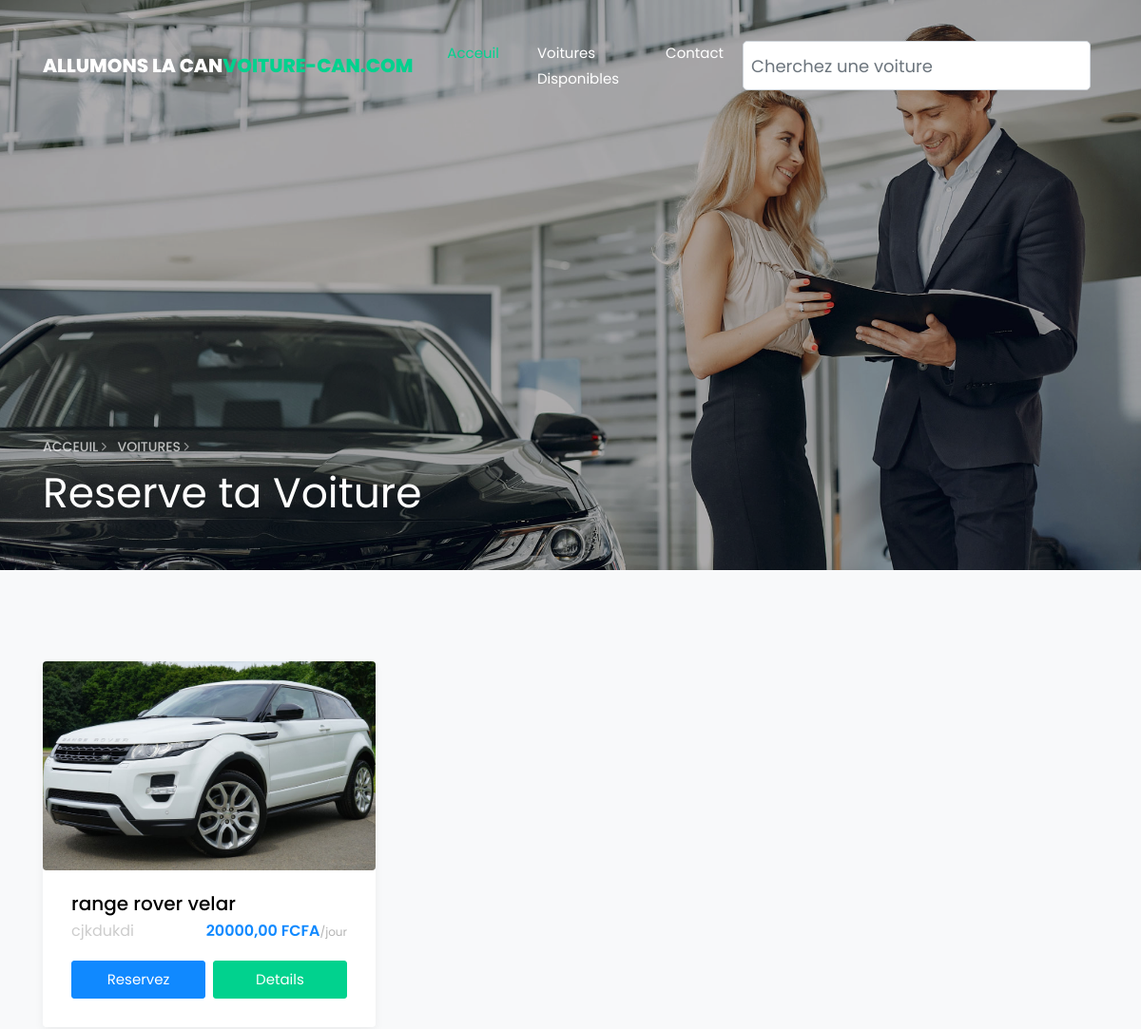
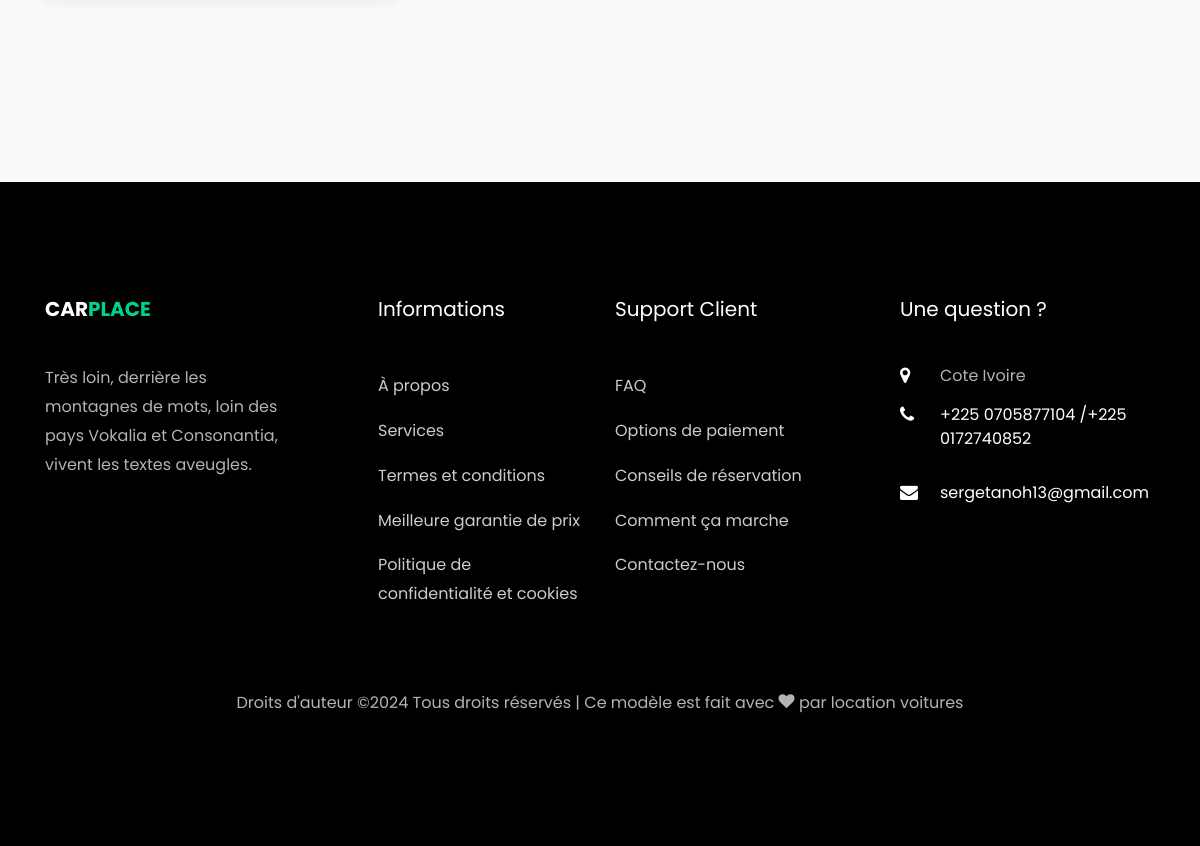
Screenshot of /voitures/ with the database file from the repository (2 pictures, top to bottom).
### charo/models.py (models this page shows, shortened)
class Article(models.Model):# forcement heriter de la classe models.model qui est un module python
    user=models.ForeignKey(User,on_delete=models.CASCADE,null=True)
    nom=models.CharField(max_length=50,default="non name") # le titre qui sera en chaine de caractere et qui à pour taille 50
    Category=models.ForeignKey(category,on_delete=models.CASCADE) # la clee etrangere  puis cascade pour la supression de toutes les articles d'une categories
    description=models.TextField() # la description aura comme type texte
    kilometrage=models.CharField(max_length=50,default="1")
    transmission=models.CharField(max_length=50,default="1")
    carburant=models.CharField(max_length=100,default="1")
    prix = models.DecimalField(default=0.0, max_digits=10, decimal_places=2)
    image1=models.ImageField(blank=True) # on declare notre image de type image
    image2=models.ImageField(null=True,blank=True) # on declare notre image de type image
    image3=models.ImageField(null=True,blank=True) # on declare notre image de type image
    created_at=models.DateTimeField(auto_now_add=True)# veut dire de mettre la date actuel  lorsqu'on ajoute un element
    updated_at=models.DateTimeField(auto_now=True)

### charo/views.py (the view)
# urls.py: path("voitures/",voiture_dispo,name="voiture_dispo"),
def voiture_dispo(request):
    list_article=Article.objects.all() # tu recupere tout les objets de la classe article pour mettre dans list_article
    context={"liste_articles":list_article}
    return render(request,"car.html",context)

### charo/templates/car.html (shortened to what this page needs)
{%extends 'base.html' %}
{% load static %}
{% block content %}
<section class="hero-wrap hero-wrap-2 js-fullheight" style="background-image: url('{% static 'images/bg_3.jpg' %}')" data-stellar-background-ratio="0.5">
    <div class="overlay"></div>
    <div class="container">
      <div class="row no-gutters slider-text js-fullheight align-items-end justify-content-start">
        <div class="col-md-9 ftco-animate pb-5">
            <p class="breadcrumbs"><span class="mr-2"><a href="index.html">Acceuil <i class="ion-ios-arrow-forward"></i></a></span> <span>Voitures <i class="ion-ios-arrow-forward"></i></span></p>
          <h1 class="mb-3 bread">Reserve ta Voiture</h1>
        </div>
      </div>
    </div>
  </section>
      <section class="ftco-section bg-light">
      <div class="container">
          <div class="row">
            {% for article in liste_articles %}
              <div class="col-md-4">
                  <div class="car-wrap rounded ftco-animate">
                      <div class="img rounded d-flex align-items-end" style="background-image: url({{article.image1.url}});">
                      </div>
                      <div class="text">
                          <h2 class="mb-0"><a href="car-single.html">{{article.nom}}</a></h2>
                          <div class="d-flex mb-3">
                              <span class="cat">{{article.description}}</span>
                              <p class="price ml-auto">{{article.prix}} FCFA<span>/jour</span></p>
                          </div>
                          <p class="d-flex mb-0 d-block"><a href="#" class="btn btn-primary py-2 mr-1">Reservez</a> <a href="{% url 'detail' article.id %}" class="btn btn-secondary py-2 ml-1">Details</a></p>
                      </div>
                  </div>
              </div>
              {% endfor %}
          </div>
      </div>
  </section>
{% endblock %}

### charo/templates/base.html (shortened to what this page needs)
<!DOCTYPE html>
{%load static %}
<html lang="en">
<head>
    <link rel="stylesheet" href="{% static 'css/open-iconic-bootstrap.min.css' %}">
    <link rel="stylesheet" href="{% static 'css/animate.css' %}">
    <link rel="stylesheet" href="{% static 'css/owl.carousel.min.css' %}">
    <link rel="stylesheet" href="{% static 'css/owl.theme.default.min.css' %}">
    <link rel="stylesheet" href="{% static 'css/magnific-popup.css' %}">
    <link rel="stylesheet" href="{% static 'css/aos.css' %}">
    <link rel="stylesheet" href="{% static 'css/ionicons.min.css' %}">
    <link rel="stylesheet" href="{% static 'css/bootstrap-datepicker.css' %}">
    <link rel="stylesheet" href="{% static 'css/jquery.timepicker.css' %}">
    <link rel="stylesheet" href="{% static 'css/flaticon.css' %}">
    <link rel="stylesheet" href="{% static 'css/icomoon.css' %}">
    <link rel="stylesheet" href="{% static 'css/style.css' %}">
</head>
<body>
{% include '_nav.html' %}
{% block content %}{% endblock %}
{% include '_foot.html' %}
</body>
</html>

### charo/templates/_nav.html (shortened to what this page needs)
  <nav class="navbar navbar-expand-lg navbar-dark ftco_navbar bg-dark ftco-navbar-light" id="ftco-navbar">
    <div class="container">
      <a class="navbar-brand" href="{% url 'home' %}">allumons la Can<span>Voiture-can.com</span></a>
      <div class="collapse navbar-collapse" id="ftco-nav">
        <ul class="navbar-nav ml-auto">
          <li class="nav-item active"><a href="{% url 'home' %}" class="nav-link">Acceuil</a></li>
          <li class="nav-item"><a href="{% url 'voiture_dispo' %}" class="nav-link">Voitures Disponibles</a></li>
          <li class="nav-item"><a href="{% url 'contact' %}" class="nav-link">Contact</a></li>
          <form class="form-inline my-1" action={% url 'search' %} >
            <div class="md-form form-sm my-0">
              <input class="form-control form-control-sm mr-sm-2 mb-0" type="text" placeholder="Cherchez une voiture" aria-label="Search" name="article">
            </div>
          </form>
        </ul>
      </div>
    </div>
  </nav>

### charo/templates/_foot.html (shortened to what this page needs)
<footer class="ftco-footer ftco-bg-dark ftco-section">
  <div class="container">
      <div class="row mb-5">
          <div class="col-md">
              <div class="ftco-footer-widget mb-4">
                  <h2 class="ftco-heading-2"><a href="#" class="logo">Car<span>place</span></a></h2>
                  <p>Très loin, derrière les montagnes de mots, loin des pays Vokalia et Consonantia, vivent les textes aveugles.</p>
                  <ul class="ftco-footer-social list-unstyled float-md-left float-lft mt-5">
                  </ul>
              </div>
          </div>
          <div class="col-md">
              <div class="ftco-footer-widget mb-4 ml-md-5">
                  <h2 class="ftco-heading-2">Informations</h2>
                  <ul class="list-unstyled">
                      <li><a href="#" class="py-2 d-block">À propos</a></li>
                      <li><a href="#" class="py-2 d-block">Services</a></li>
                      <li><a href="#" class="py-2 d-block">Termes et conditions</a></li>
                      <li><a href="#" class="py-2 d-block">Meilleure garantie de prix</a></li>
                      <li><a href="#" class="py-2 d-block">Politique de confidentialité et cookies</a></li>
                  </ul>
              </div>
          </div>
          <div class="col-md">
              <div class="ftco-footer-widget mb-4">
                  <h2 class="ftco-heading-2">Support Client</h2>
                  <ul class="list-unstyled">
                      <li><a href="#" class="py-2 d-block">FAQ</a></li>
                      <li><a href="#" class="py-2 d-block">Options de paiement</a></li>
                      <li><a href="#" class="py-2 d-block">Conseils de réservation</a></li>
                      <li><a href="#" class="py-2 d-block">Comment ça marche</a></li>
                      <li><a href="#" class="py-2 d-block">Contactez-nous</a></li>
                  </ul>
              </div>
          </div>
          <div class="col-md">
              <div class="ftco-footer-widget mb-4">
                  <h2 class="ftco-heading-2">Une question ?</h2>
                  <div class="block-23 mb-3">
                      <ul>
                          <li><span class="icon icon-map-marker"></span><span class="text"> Cote Ivoire</span></li>
                          <li><a href="#"><span class="icon icon-phone"></span><span class="text">+225 0705877104 /+225 0172740852</span></a></li>
                          <li><a href="#"><span class="icon icon-envelope"></span><span class="text">sergetanoh13@gmail.com</span></a></li>
                      </ul>
                  </div>
              </div>
          </div>
      </div>
      <div class="row">
          <div class="col-md-12 text-center">
              <p>
                  Droits d'auteur &copy;<script>document.write(new Date().getFullYear());</script> Tous droits réservés | Ce modèle est fait avec <i class="icon-heart color-danger" aria-hidden="true"></i> par <a href="" target="_blank">location voitures</a>
              </p>
          </div>
      </div>
  </div>
</footer>

### charo/static/css/icomoon.css (style rules this page uses)
[class^="icon-"], [class*=" icon-"] { font-family: 'icomoon' !important; speak: none; font-style: normal; font-weight: normal; font-variant: normal; text-transform: none; line-height: 1; -webkit-font-smoothing: antialiased; -moz-osx-font-smoothing: grayscale; }
.icon-heart:before { content: "\f004"; }
.icon-map-marker:before { content: "\f041"; }
.icon-phone:before { content: "\f095"; }
.icon-envelope:before { content: "\f0e0"; }

### rows the page displays
Article: image1 (picture), nom "range rover velar", description "cjkdukdi", prix "20000,00"
